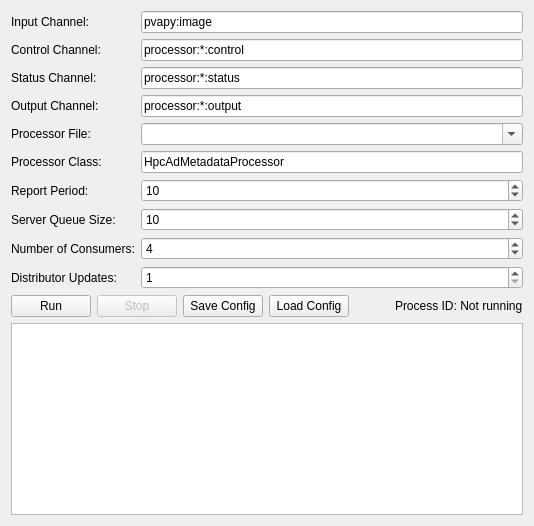
     <widget class="QWidget" name="associatorConsumersTab">
      <attribute name="title">
       <string>Metadata Associator</string>
      </attribute>
      <layout class="QVBoxLayout" name="verticalLayoutSplitConsumers">
       <item>
        <layout class="QGridLayout" name="gridLayout">
         <property name="rightMargin">
          <number>0</number>
         </property>
         <property name="horizontalSpacing">
          <number>6</number>
         </property>
         <item row="2" column="1">
          <widget class="QLineEdit" name="lineEditStatusChannelAssociator">
           <property name="text">
            <string>processor:*:status</string>
           </property>
          </widget>
         </item>
         <item row="4" column="1">
          <widget class="QComboBox" name="comboBoxProcessorFileAssociator">
           <property name="editable">
            <bool>true</bool>
           </property>
          </widget>
         </item>
         <item row="5" column="0">
          <widget class="QLabel" name="labelProcessorClassAssociator">
           <property name="text">
            <string>Processor Class:</string>
           </property>
          </widget>
         </item>
         <item row="3" column="0">
          <widget class="QLabel" name="labelOutputChannelAssociator">
           <property name="text">
            <string>Output Channel:</string>
           </property>
          </widget>
         </item>
         <item row="4" column="0">
          <widget class="QLabel" name="labelProcessorFileAssociator">
           <property name="text">
            <string>Processor File:</string>
           </property>
          </widget>
         </item>
         <item row="8" column="1">
          <widget class="QSpinBox" name="spinBoxNConsumersAssociator">
           <property name="minimum">
            <number>1</number>
           </property>
           <property name="maximum">
            <number>100</number>
           </property>
           <property name="value">
            <number>4</number>
           </property>
          </widget>
         </item>
         <item row="1" column="0">
          <widget class="QLabel" name="labelControlChannelAssociator">
           <property name="text">
            <string>Control Channel:</string>
           </property>
          </widget>
         </item>
         <item row="0" column="1">
          <widget class="QLineEdit" name="lineEditInputChannelAssociator">
           <property name="text">
            <string>pvapy:image</string>
           </property>
          </widget>
         </item>
         <item row="6" column="1">
          <widget class="QSpinBox" name="spinBoxReportPeriodAssociator">
           <property name="minimum">
            <number>1</number>
           </property>
           <property name="maximum">
            <number>10000</number>
           </property>
           <property name="value">
            <number>10</number>
           </property>
          </widget>
         </item>
         <item row="5" column="1">
          <widget class="QLineEdit" name="lineEditProcessorClassAssociator">
           <property name="text">
            <string>HpcAdMetadataProcessor</string>
           </property>
          </widget>
         </item>
         <item row="0" column="0">
          <widget class="QLabel" name="labelInputChannelAssociator">
           <property name="text">
            <string>Input Channel:</string>
           </property>
          </widget>
         </item>
         <item row="8" column="0">
          <widget class="QLabel" name="labelNConsumersAssociator">
           <property name="text">
            <string>Number of Consumers:</string>
           </property>
          </widget>
         </item>
         <item row="6" column="0">
          <widget class="QLabel" name="labelReportPeriodAssociator">
           <property name="text">
            <string>Report Period:</string>
           </property>
          </widget>
         </item>
         <item row="7" column="0">
          <widget class="QLabel" name="labelServerQueueSizeAssociator">
           <property name="text">
            <string>Server Queue Size:</string>
           </property>
          </widget>
         </item>
         <item row="9" column="0">
          <widget class="QLabel" name="labelDistributorUpdatesAssociator">
           <property name="text">
            <string>Distributor Updates:</string>
           </property>
          </widget>
         </item>
         <item row="7" column="1">
          <widget class="QSpinBox" name="spinBoxServerQueueSizeAssociator">
           <property name="minimum">
            <number>1</number>
           </property>
           <property name="maximum">
            <number>10000</number>
           </property>
           <property name="value">
            <number>10</number>
           </property>
          </widget>
         </item>
         <item row="1" column="1">
          <widget class="QLineEdit" name="lineEditControlChannelAssociator">
           <property name="text">
            <string>processor:*:control</string>
           </property>
          </widget>
         </item>
         <item row="9" column="1">
          <widget class="QSpinBox" name="spinBoxDistributorUpdatesAssociator">
           <property name="minimum">
            <number>1</number>
           </property>
           <property name="maximum">
            <number>10000</number>
           </property>
           <property name="value">
            <number>1</number>
           </property>
          </widget>
         </item>
         <item row="3" column="1">
          <widget class="QLineEdit" name="lineEditOutputChannelAssociator">
           <property name="text">
            <string>processor:*:output</string>
           </property>
          </widget>
         </item>
         <item row="2" column="0">
          <widget class="QLabel" name="labelStatusChannelAssociator">
           <property name="text">
            <string>Status Channel:</string>
           </property>
          </widget>
         </item>
        </layout>
       </item>
       <item>
        <layout class="QHBoxLayout" name="buttonLayoutAssociatorConsumers">
         <item>
          <widget class="QPushButton" name="buttonRunAssociatorConsumers">
           <property name="text">
            <string>Run</string>
           </property>
          </widget>
         </item>
         <item>
          <widget class="QPushButton" name="buttonStopAssociatorConsumers">
           <property name="enabled">
            <bool>false</bool>
           </property>
           <property name="text">
            <string>Stop</string>
           </property>
          </widget>
         </item>
         <item>
          <widget class="QPushButton" name="buttonSaveConfigMeta">
           <property name="text">
            <string>Save Config</string>
           </property>
           <property name="toolTip">
            <string>Save current configuration with a name</string>
           </property>
          </widget>
         </item>
         <item>
          <widget class="QPushButton" name="buttonLoadConfigMeta">
           <property name="text">
            <string>Load Config</string>
           </property>
           <property name="toolTip">
            <string>Load a saved configuration</string>
           </property>
          </widget>
         </item>
         <item>
          <spacer name="horizontalSpacerAssoc">
           <property name="orientation">
            <enum>Qt::Horizontal</enum>
           </property>
           <property name="sizeHint" stdset="0">
            <size>
             <width>40</width>
             <height>20</height>
            </size>
           </property>
          </spacer>
         </item>
         <item>
          <widget class="QLabel" name="labelStatusAssociatorConsumers">
           <property name="text">
            <string>Process ID: Not running</string>
           </property>
          </widget>
         </item>
        </layout>
       </item>
       <item>
        <widget class="QPlainTextEdit" name="textEditAssociatorConsumersOutput">
         <property name="font">
          <font>
           <family>Courier</family>
           <pointsize>10</pointsize>
          </font>
         </property>
         <property name="readOnly">
          <bool>true</bool>
         </property>
        </widget>
       </item>
      </layout>
     </widget>
